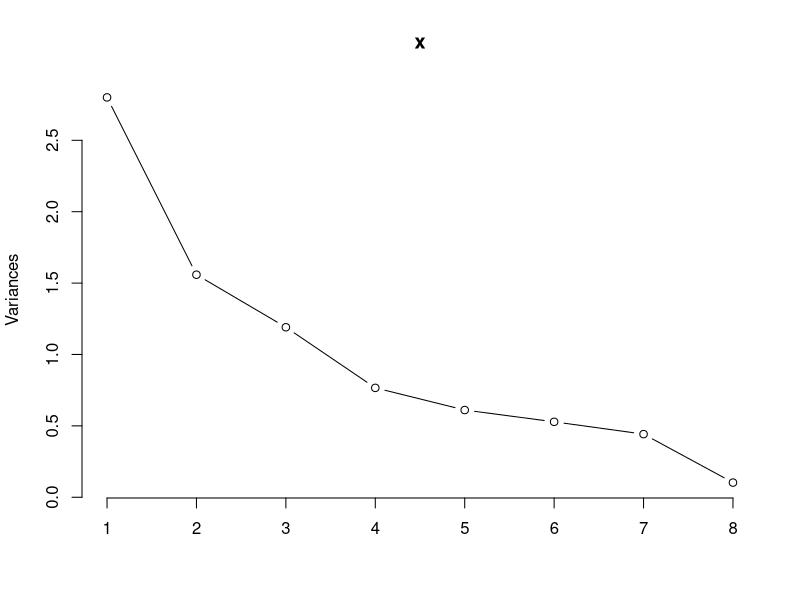
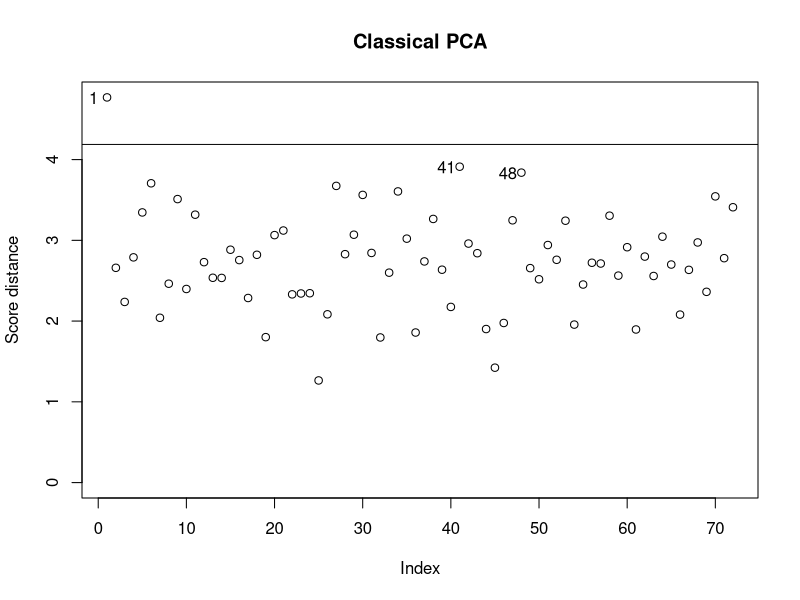
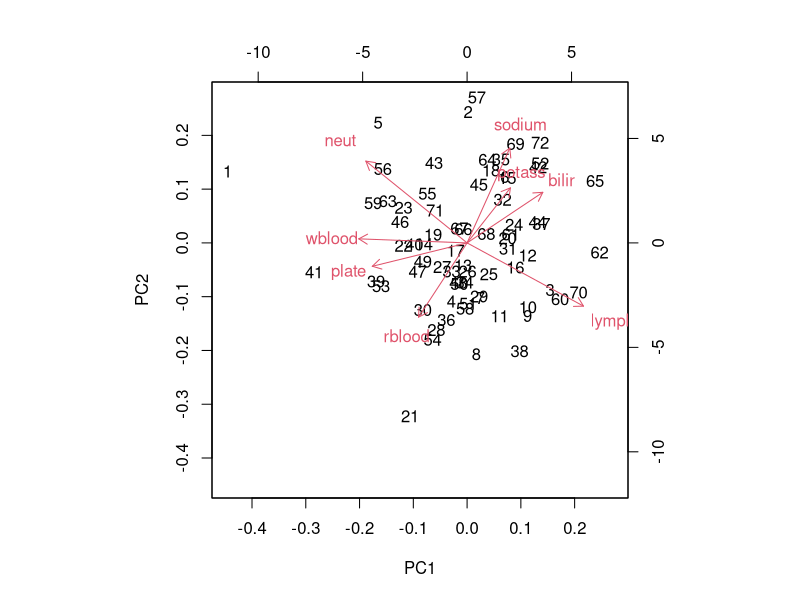
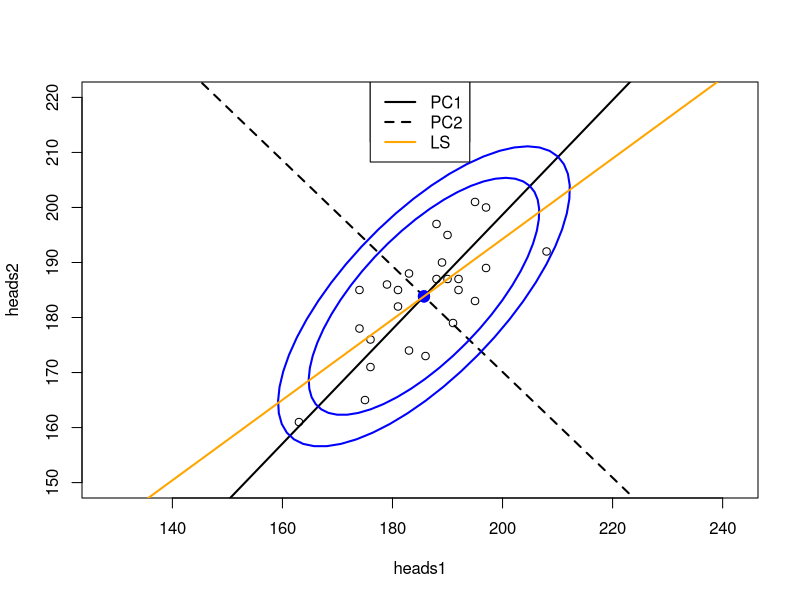
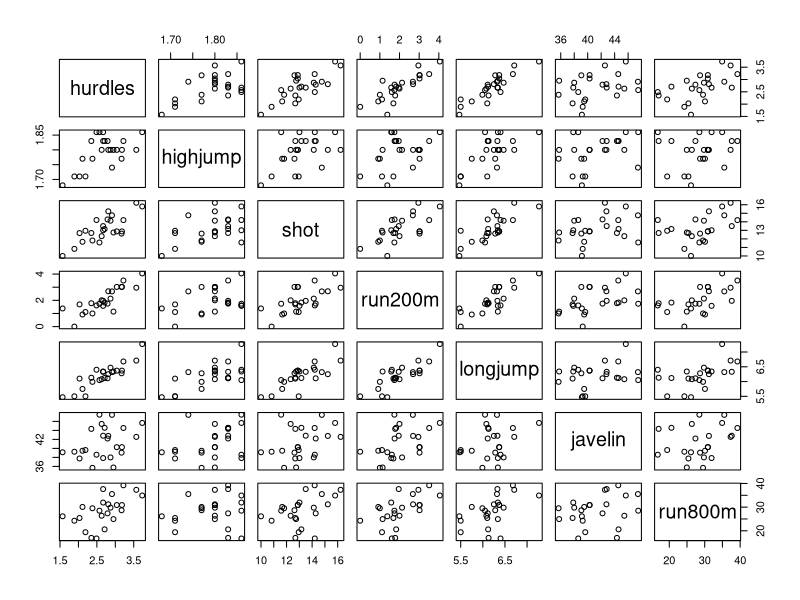
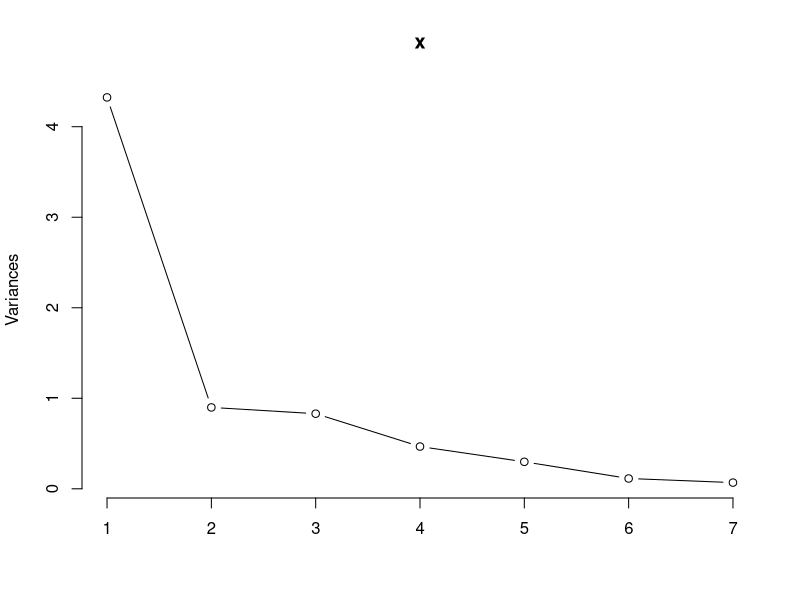
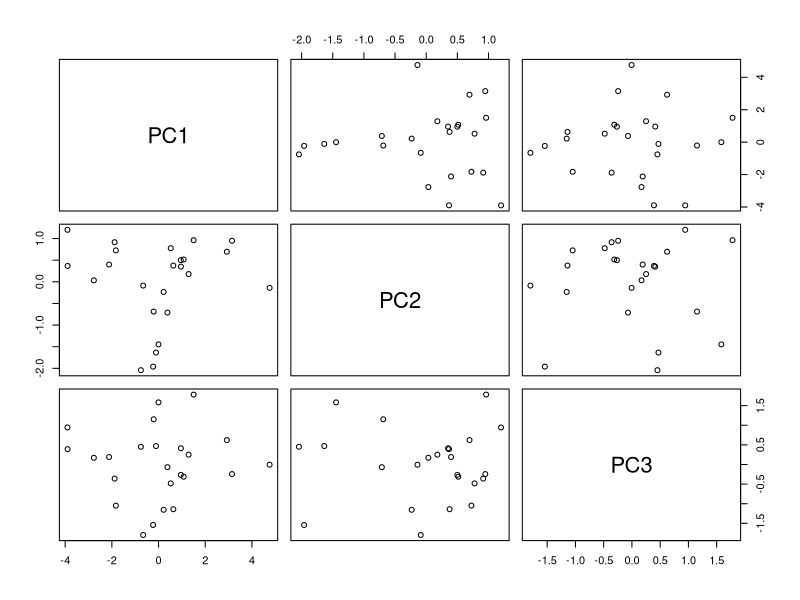
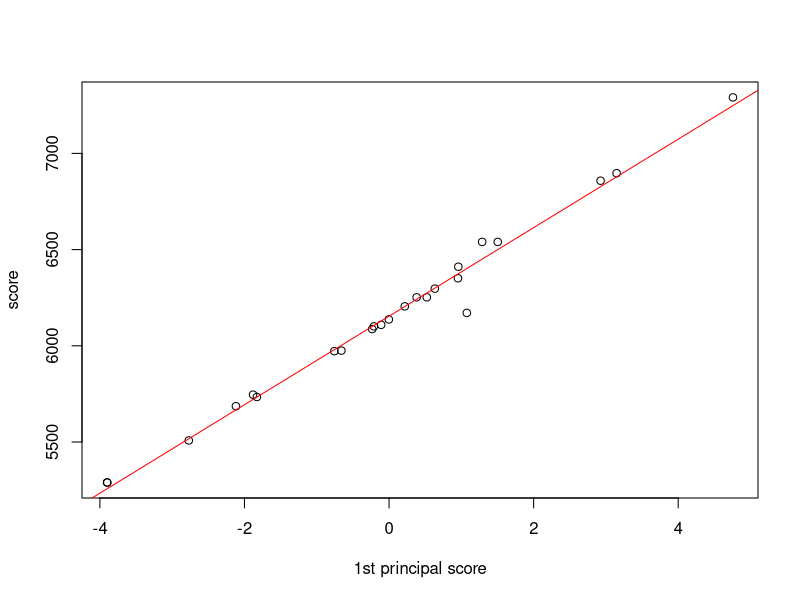

Reproduce these figures in R, in order.
##############################
#  SMDA: EXERCISE SESSION 4  #
##############################


rm(list = ls())



# EXERCISE 1 --------------------------------------------------------------------------------------

library(rrcov) # needed for function PcaClassic()


# 1.1 Read in Dblood.dat
Dblood <- read.table("Dblood.dat", header = TRUE, quote = "\"")
dim(Dblood)
str(Dblood)
summary(Dblood)
colMeans(Dblood)


# 1.2 Compute covariance and correlation matrices
apply(Dblood,2, sd)
Sigm <- cov(Dblood)
Rr <- cor(Dblood)


# 1.3 Compute loading matrices by applying PCA on (a) Sigm and (b) Rr
outCov <- PcaClassic(Dblood, scale = FALSE) # non-scaled PCA on covariance matrix Sigm
outCor <- PcaClassic(Dblood, scale = TRUE)  # scaled PCA on correlation matrix Rr
str(outCov)

outCov@loadings[, 1]
outCor@loadings[, 1]

eigen(Sigm)$vector[, 1]
eigen(Rr)$vector[, 1]

outCov@eigenvalues
outCor@eigenvalues

eigen(Sigm)$values
eigen(Rr)$values

outCov@loadings[, 1] * sqrt(outCov@eigenvalues[1]) / sqrt(diag(Sigm))
outCor@loadings[, 1] * sqrt(outCor@eigenvalues[1])

# The difference in the first loading vector PC1 is that for the non-scaled PCA almost all
# information comes from the single variable 'plate', while for the scaled PCA the information
# comes rom several variables. This is caused by the large variance in 'plate'.
# Therefore, we choose for PCA based on the correlation matrix.


# 1.4 Best PCA
getCenter(outCor)
summary(outCor) # Cumulative Proportion > 80%, 90%
cumsum(outCor@eigenvalues)/sum(outCor@eigenvalues)

screeplot(outCor, type = "lines")
# screeplot(outCov, type = "lines")

plot(outCor)
biplot(outCor)
# biplot(outCov)



# EXERCISE 2 --------------------------------------------------------------------------------------

# 2.1 Load headsize.dat
headsize <- read.table("headsize.dat", header = TRUE, quote = "\"")


# 2.2 Heads
heads <- cbind(headsize$head1, headsize$head2)
class(heads)
dim(heads)


# 2.3 Cor or Cov?
# Both variables are in the same scale/unit (cm), so we don't want to scale the data
# such that we can keep interpreting the data in cm.


# 2.4 PCA
load_heads <- PcaClassic(heads, scale = FALSE)


# 2.5 Equation of PC's: slope-center representation of first two eigenvectors.
headsMeans <- colMeans(heads)
headsLoadings <- load_heads@loadings

slope1 <- headsLoadings[2, 1] / headsLoadings[1, 1]
slope2 <- headsLoadings[2, 2] / headsLoadings[1, 2]

intercept1 <- headsMeans[2] - (slope1 * headsMeans[1]) 
intercept2 <- headsMeans[2] - (slope2 * headsMeans[1]) 


# 2.6 Plot
plot(heads, asp = 1, xlim = c(150, 220), ylim = c(150, 220), xlab = "heads1", ylab = "heads2")
abline(intercept1, slope1, lwd = 2)
abline(intercept2, slope2, lty = 2, lwd = 2)
legend("top", c("PC1", "PC2"), lty = c(1, 2), lwd = 2)


# 2.7 Tolerance ellipse 97.5%
library(car) # needed for function ellipse()

X <- heads
n <- nrow(X)
p <- ncol(X)
alpha <- 0.975
r <- sqrt(qchisq(0.975, df = 2))
ellipse(center = colMeans(X), shape = var(X), radius = r)

# with a slightly smaller radius
r <- sqrt(qchisq(0.9, df = 2))
ellipse(center = colMeans(X), shape = var(X), radius = r)
# the PC are the major and minor axes of the ellipse
abline(lsfit(x = heads[, 1], y = heads[, 2])$coefficients, col = "orange", lwd = 2)
legend("top", c("PC1", "PC2", "LS"), lty = c(1, 2, 1), lwd = 2, col = c("black", "black", "orange"))


# 2.8 Correlation between PC and original variables

# correlation between first PC and X1:
S <- cov(heads)
headsLoadings[1, 1] * sqrt(load_heads@eigenvalues[1]) / sqrt(S[1, 1])
cor(load_heads@scores[, 1], X[, 1])

# correlation between second PC and X1:
headsLoadings[1, 2] * sqrt(load_heads@eigenvalues[2]) / sqrt(S[1, 1])
cor(load_heads@scores[, 2], X[, 1])

# correlation between first PC and X2:
headsLoadings[2, 1] * sqrt(load_heads@eigenvalues[1]) / sqrt(S[2, 2])
cor(load_heads@scores[, 1], X[, 2])

# correlation between second PC and X2:
headsLoadings[2, 2] * sqrt(load_heads@eigenvalues[2]) / sqrt(S[2, 2])
cor(load_heads@scores[, 2], X[, 2])



# EXERCISE 3 --------------------------------------------------------------------------------------

# 3.1 Load heptathlon
heptathlon <- read.table("heptathlon.dat", header = TRUE, quote = "\"")
head(heptathlon)

hept <- heptathlon[, 1:7] # = heptathlon[, -8]
str(hept)
print(hept)
pairs(hept)


# 3.2 Cor or Cov?
apply(heptathlon, 2, sd) #PCA on cov because the variables have different units (corr? JEF)
load_hept <- PcaClassic(hept, scale = TRUE)


# 3.3 How many components?
summary(load_hept) # 3 PCS's provide > 80% of variance
screeplot(load_hept, type = "lines")
load_hept_3 <- PcaClassic(hept, k = 3, scale = TRUE)


# 3.4 Interpret first PC
load_hept_3@loadings[, 1]
load_hept_3@loadings[, 1] * sqrt(load_hept_3@eigenvalues[1])


# 3.5 Scatterplot
pairs(load_hept_3@scores)


# 3.6 Plot 1st principal score vs. score variable from data
plot(load_hept_3@scores[, 1], heptathlon$score, ylab = "score", xlab = "1st principal score")
abline(lm(heptathlon$score ~ load_hept_3@scores[, 1]), col = "red")

# Strong correlation between PC1 and end score. This means that we can "predict" the end score
# based on the first principal component.
# The least squares regression line shows a linear dependence between PC1 and the 'score' variable.


# 3.7 Plot the orthogonal distances vs the score distances
plot(load_hept_3)
plot(load_hept)
print(heptathlon)
